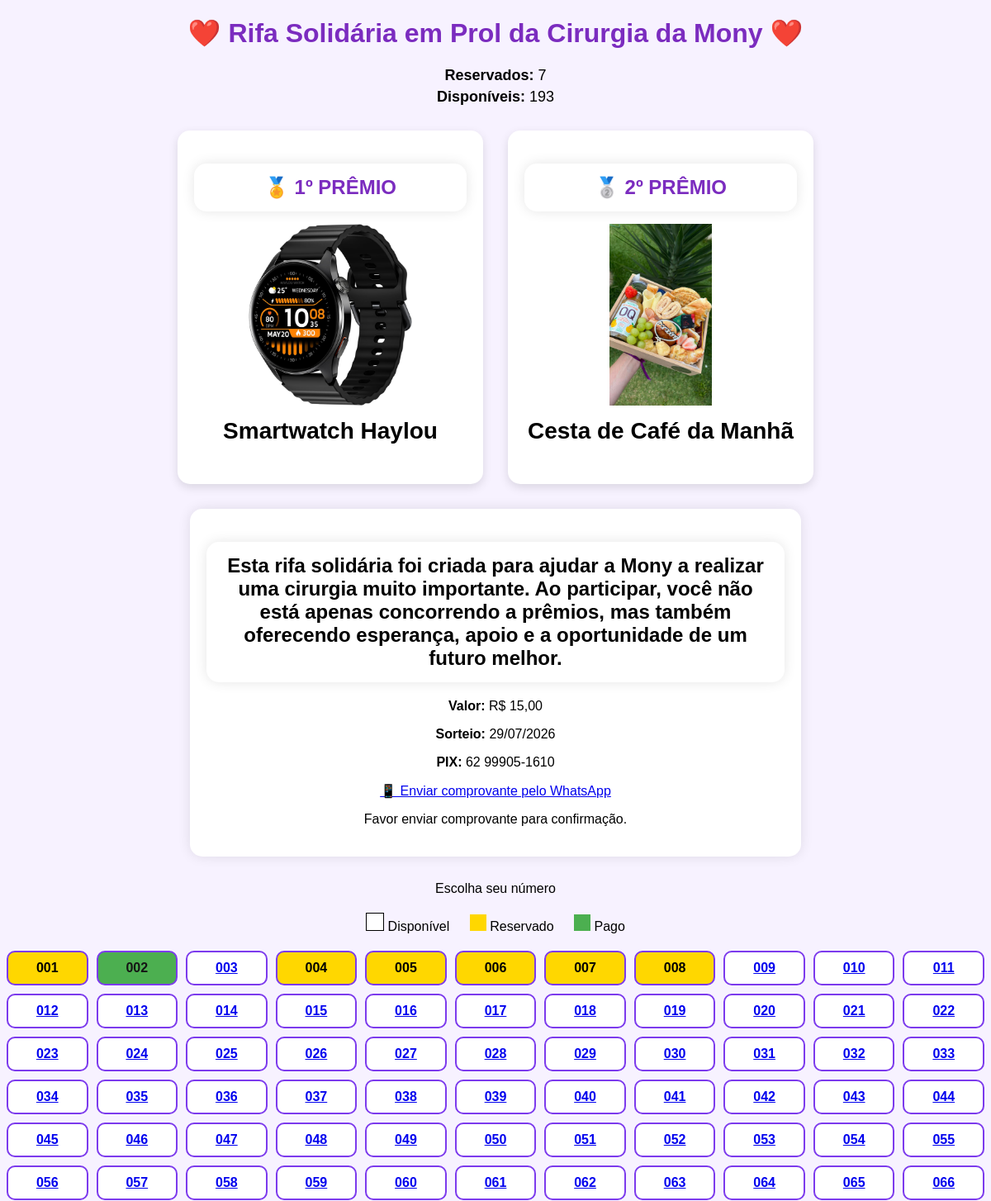
Before: / (upper part) with the older database file.
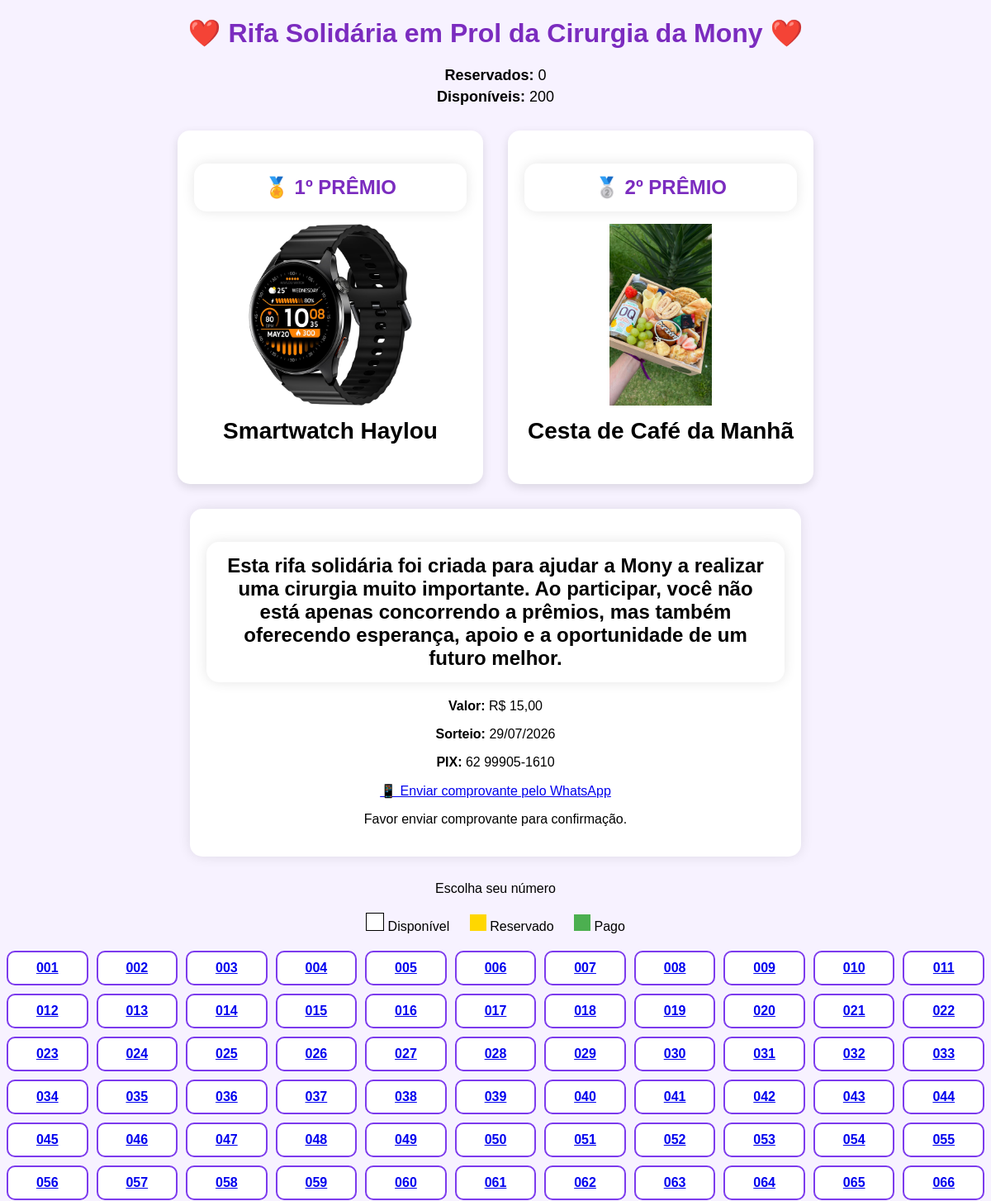
After: the same page with the newer database file.
### models.py (models this page shows)
class Numero(db.Model):
    id = db.Column(db.Integer, primary_key=True)
    numero = db.Column(
        db.Integer,
        unique=True,
        nullable=False
    )
    status = db.Column(
        db.String(20),
        default="disponivel"
        "reservado"
        "pago"
    )
    nome = db.Column(
        db.String(100)
    )
    telefone = db.Column(
        db.String(20)
    )

### app.py (the view)
@app.route("/")
def index():
    numeros = Numero.query.order_by(Numero.numero).all()
    reservados = Numero.query.filter(
        Numero.status.in_(["reservado", "pago"])
    ).count()
    disponiveis = Numero.query.filter_by(
        status="disponivel"
    ).count()
    return render_template(
        "index.html",
        numeros=numeros,
        reservados=reservados,
        disponiveis=disponiveis
    )

### templates/index.html (shortened to what this page needs)
<!doctype html>
<html lang="pt-BR">
  <head>
    <link
      rel="stylesheet"
      href="{{ url_for('static', filename='css/style.css') }}"
    />
  </head>
  <body>
    <h1>❤️ Rifa Solidária em Prol da Cirurgia da Mony ❤️</h1>
    <div class="estatisticas">
      <p><strong>Reservados:</strong> {{ reservados }}</p>
      <p><strong>Disponíveis:</strong> {{ disponiveis }}</p>
    </div>
    <div class="premios">
      <div class="premio">
        <h2 style="color: #7b2cbf; margin-bottom: 10px">🏅 1º PRÊMIO</h2>
        <img
          src="{{ url_for('static', filename='imagens/relogio.jpg') }}"
          alt="Smartwatch"
        />
        <h3>Smartwatch Haylou</h3>
      </div>
      <div class="premio">
        <h2 style="color: #7b2cbf; margin-bottom: 10px">🥈 2º PRÊMIO</h2>
        <img
          src="{{ url_for('static', filename='imagens/cesta.jpg') }}"
          alt="Cesta"
        />
        <h3>Cesta de Café da Manhã</h3>
      </div>
    </div>
    <div class="info-rifa">
      <h2>
        Esta rifa solidária foi criada para ajudar a Mony a realizar uma
        cirurgia muito importante. Ao participar, você não está apenas
        concorrendo a prêmios, mas também oferecendo esperança, apoio e a
        oportunidade de um futuro melhor.
      </h2>
      <p><strong>Valor:</strong> R$ 15,00</p>
      <p><strong>Sorteio:</strong> 29/07/2026</p>
      <p><strong>PIX:</strong> 62 99905-1610</p>
      <p>
        <a
          href="https://wa.me/5562999051610?text=Olá,%20acabei%20de%20fazer%20o%20pagamento%20da%20rifa%20e%20vou%20enviar%20o%20comprovante."
          target="_blank"
          class="btn-whatsapp"
        >
          📱 Enviar comprovante pelo WhatsApp
        </a>
      </p>
      <p>Favor enviar comprovante para confirmação.</p>
    </div>
    <p>Escolha seu número</p>
    <div style="margin: 20px">
      <span
        style="
          display: inline-block;
          width: 20px;
          height: 20px;
          background: white;
          border: 1px solid #000;
        "
      ></span>
      Disponível
      <span
        style="
          display: inline-block;
          width: 20px;
          height: 20px;
          background: #ffd700;
          margin-left: 20px;
        "
      ></span>
      Reservado
      <span
        style="
          display: inline-block;
          width: 20px;
          height: 20px;
          background: #4caf50;
          margin-left: 20px;
        "
      ></span>
      Pago
    </div>
    <div class="grid">
      {% for numero in numeros %}
      <div class="numero {{ numero.status }}">
        {% if numero.status == 'reservado' or numero.status == 'pago' %}
        <span>{{ "%03d"|format(numero.numero) }}</span>
        {% else %}
        <a href="/reservar/{{ numero.id }}">
          {{ "%03d"|format(numero.numero) }}
        </a>
        {% endif %}
      </div>
      {% endfor %}
    </div>
  </body>
</html>

### static/css/style.css (style rules this page uses)
body { font-family: Arial; text-align: center; background: #f7f2ff; }
h1 { color: #7b2cbf; }
h2 { background: white; padding: 15px; border-radius: 15px; box-shadow: 0 0 15px rgba(0, 0, 0, 0.1); }
.grid { display: grid; grid-template-columns: repeat(auto-fit, minmax(90px, 1fr)); gap: 10px; }
.numero { border: 2px solid #7c3aed; border-radius: 10px; padding: 10px; text-align: center; font-weight: bold; }
.numero.disponivel { background: white; color: #000; }
.premios { display: flex; justify-content: center; gap: 30px; flex-wrap: wrap; margin: 30px 0; }
.premio { width: 330px; background: #fff; border-radius: 15px; box-shadow: 0 4px 12px rgba(0, 0, 0, 0.12); padding: 20px; text-align: center; }
.premio img { width: 220px; height: 220px; object-fit: contain; margin: 15px auto; display: block; }
.premio h3 { margin-top: 10px; font-size: 28px; }
.info-rifa { max-width: 700px; margin: 30px auto; background: white; padding: 20px; border-radius: 15px; box-shadow: 0 0 15px rgba(0, 0, 0, 0.1); }
.estatisticas { text-align: center; margin: 20px 0; font-size: 18px; }
.estatisticas p { margin: 5px; }

Changed rows visible on the page:
changed Numero (number 1 of 66 on the later page): status "reservado" → "disponivel" (drawn)
changed Numero (number 2 of 66 on the later page): status "pago" → "disponivel" (drawn)
changed Numero (number 4 of 66 on the later page): status "reservado" → "disponivel" (drawn)
changed Numero (number 5 of 66 on the later page): status "reservado" → "disponivel" (drawn)
changed Numero (number 6 of 66 on the later page): status "reservado" → "disponivel" (drawn)
changed Numero (number 7 of 66 on the later page): status "reservado" → "disponivel" (drawn)
changed Numero (number 8 of 66 on the later page): status "reservado" → "disponivel" (drawn)
Other visible differences:
{{ reservados }}: "7" → "0"
{{ disponiveis }}: "193" → "200"
